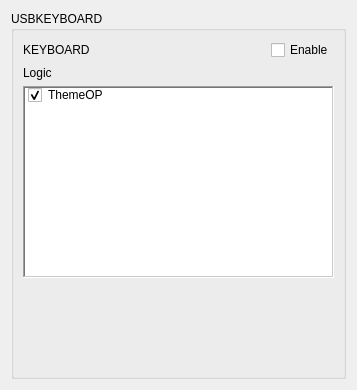
     <widget class="QWidget" name="page_UKeyboard">
      <layout class="QVBoxLayout" name="verticalLayout_21">
       <item>
        <widget class="QGroupBox" name="Sreen_UKeyboard">
         <property name="font">
          <font>
           <weight>50</weight>
           <bold>false</bold>
          </font>
         </property>
         <property name="title">
          <string>USBKEYBOARD</string>
         </property>
         <property name="flat">
          <bool>true</bool>
         </property>
         <property name="checkable">
          <bool>false</bool>
         </property>
         <layout class="QVBoxLayout" name="verticalLayout_37">
          <item>
           <layout class="QHBoxLayout" name="horizontalLayout_2">
            <item>
             <widget class="QLabel" name="label_42">
              <property name="text">
               <string>KEYBOARD</string>
              </property>
             </widget>
            </item>
            <item>
             <spacer name="horizontalSpacer_73">
              <property name="orientation">
               <enum>Qt::Horizontal</enum>
              </property>
              <property name="sizeHint" stdset="0">
               <size>
                <width>175</width>
                <height>20</height>
               </size>
              </property>
             </spacer>
            </item>
            <item>
             <widget class="QCheckBox" name="Sreen_UKeyboard_Enable_Bool_IsChecked">
              <property name="text">
               <string>Enable</string>
              </property>
             </widget>
            </item>
           </layout>
          </item>
          <item>
           <widget class="QLabel" name="label_61">
            <property name="text">
             <string>Logic</string>
            </property>
           </widget>
          </item>
          <item>
           <widget class="UpSelecQListWidget" name="Screen_UKeyboard_Logic_Check_Item_4">
            <property name="frameShape">
             <enum>QFrame::WinPanel</enum>
            </property>
            <item>
             <property name="text">
              <string>ThemeOP</string>
             </property>
             <property name="checkState">
              <enum>Checked</enum>
             </property>
             <property name="icon">
              <iconset resource="../IDE.qrc">
               <normaloff>:/Menu/rc/Menu/chat.png</normaloff>:/Menu/rc/Menu/chat.png</iconset>
             </property>
            </item>
           </widget>
          </item>
          <item>
           <spacer name="verticalSpacer_10">
            <property name="orientation">
             <enum>Qt::Vertical</enum>
            </property>
            <property name="sizeHint" stdset="0">
             <size>
              <width>20</width>
              <height>89</height>
             </size>
            </property>
           </spacer>
          </item>
         </layout>
        </widget>
       </item>
      </layout>
     </widget>
